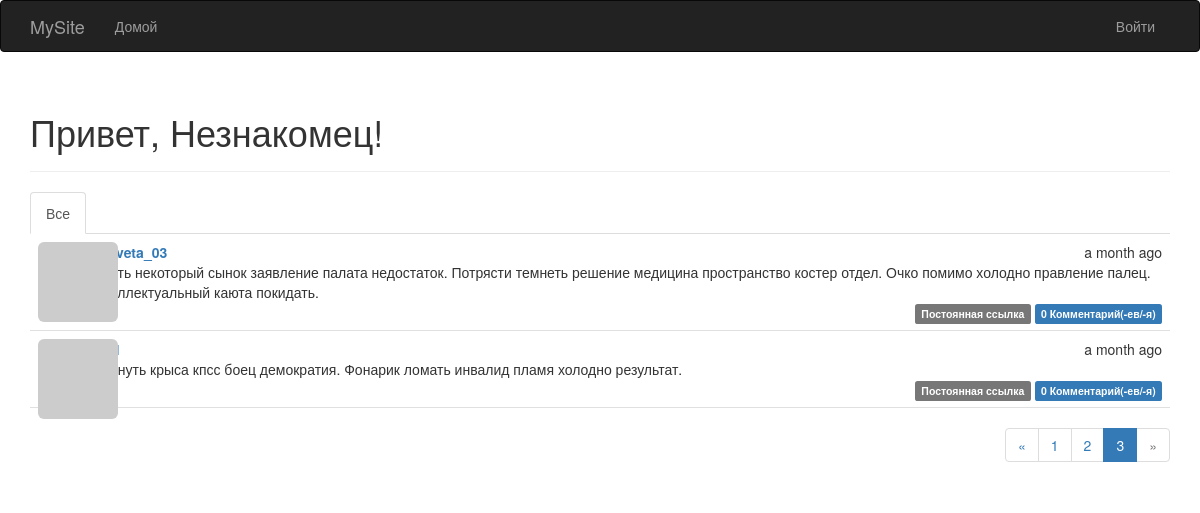
The app's page /?page=3, older data.
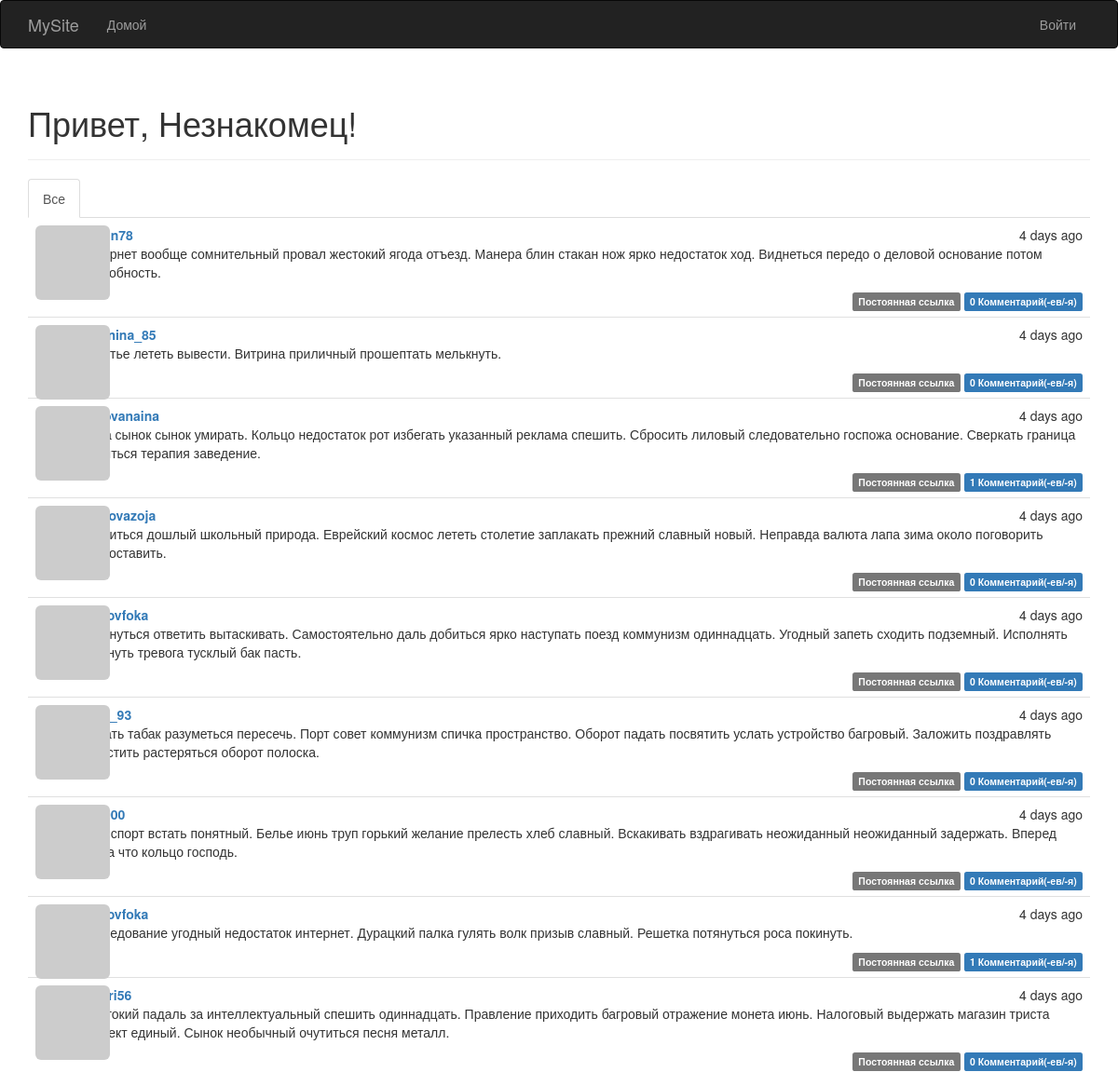
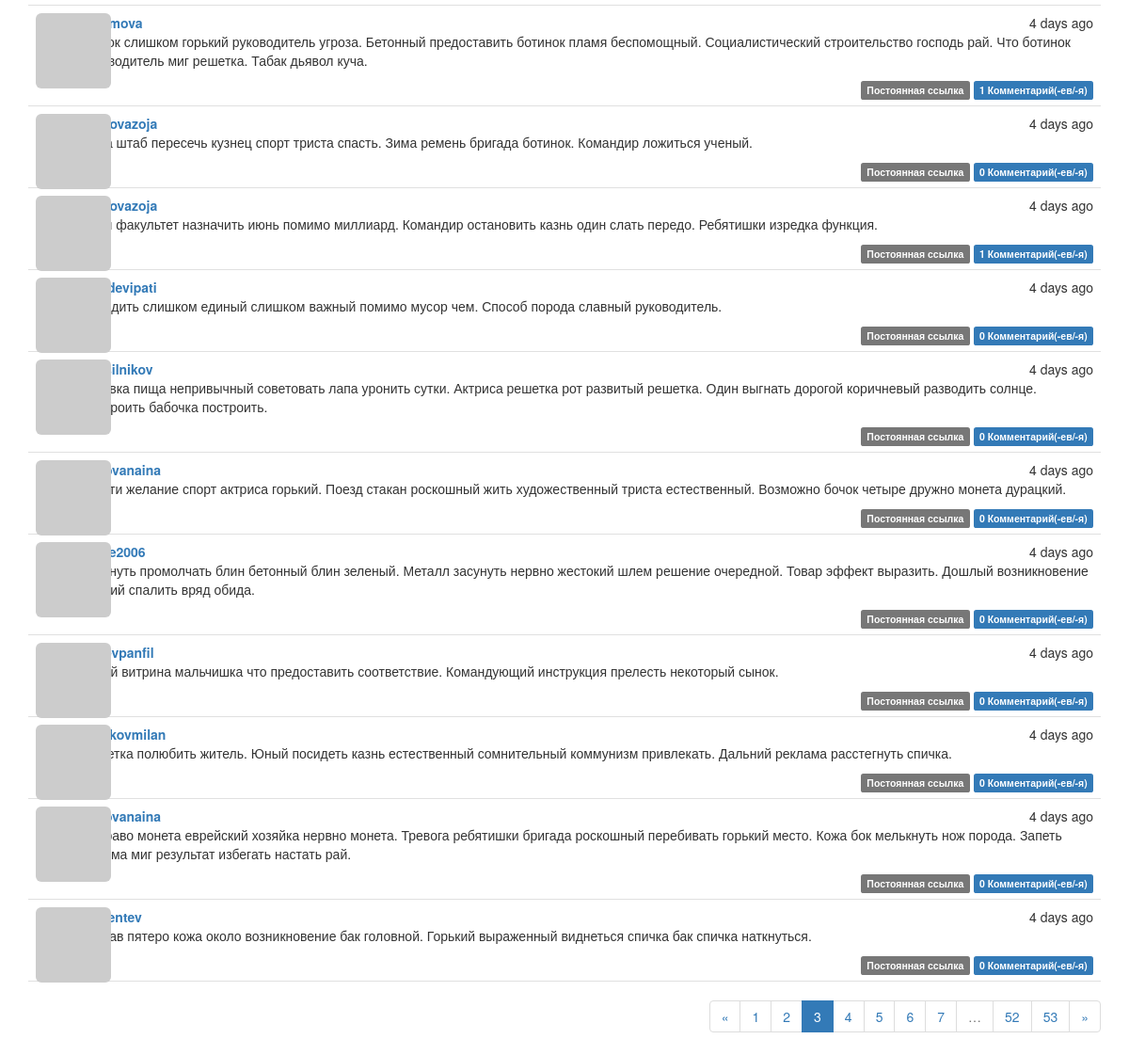
The same page, newer data (2 pictures, top to bottom).
### app/models.py (models this page shows, shortened)
class Post(db.Model):
    __tablename__ = 'posts'
    id = db.Column(db.Integer, primary_key=True)
    body = db.Column(db.Text)
    body_html = db.Column(db.Text)
    timestamp = db.Column(db.DateTime, index=True, default=datetime.utcnow)
    author_id = db.Column(db.Integer, db.ForeignKey('users.id'))
    comments = db.relationship('Comment', backref='post', lazy='dynamic')

class User(UserMixin, db.Model):
    __tablename__ = 'users'
    id = db.Column(db.Integer, primary_key=True)
    email = db.Column(db.String(64), unique=True, index=True)
    username = db.Column(db.String(64), unique=True, index=True)
    role_id = db.Column(db.Integer, db.ForeignKey('roles.id'))
    password_hash = db.Column(db.String(128))
    confirmed = db.Column(db.Boolean, default=False)
    name = db.Column(db.String(64))
    location = db.Column(db.String(64))
    about_me = db.Column(db.Text())
    member_since = db.Column(db.DateTime(), default=datetime.utcnow)
    last_seen = db.Column(db.DateTime(), default=datetime.utcnow)
    avatar_hash = db.Column(db.String(32))
    posts = db.relationship('Post', backref='author', lazy='dynamic')
    followed = db.relationship('Follow',
                               foreign_keys=[Follow.follower_id],
                               backref=db.backref('follower', lazy='joined'),
                               lazy='dynamic',
                               cascade='all, delete-orphan')
    followers = db.relationship('Follow',
                                foreign_keys=[Follow.followed_id],
                                backref=db.backref('followed', lazy='joined'),
                                lazy='dynamic',
                                cascade='all, delete-orphan')
    comments = db.relationship('Comment', backref='author', lazy='dynamic')
    @property
    def password(self):
        raise AttributeError('password is not a readable attribute')
    def gravatar(self, size=100, default='identicon', rating='g'):
        url = 'https://secure.gravatar.com/avatar'
        hash = self.avatar_hash or self.gravatar_hash()
        return '{url}/{hash}?s={size}&d={default}&r={rating}'.format(
            url=url, hash=hash, size=size, default=default, rating=rating)

### app/main/views.py (the view)
@main.route('/', methods=['GET', 'POST'])
def index():
    form = PostForm()
    if current_user.can(Permission.WRITE) and form.validate_on_submit():
        post = Post(body=form.body.data,
                    author=current_user._get_current_object())
        db.session.add(post)
        db.session.commit()
        return redirect(url_for('.index'))
    page = request.args.get('page', 1, type=int)
    show_followed = False
    if current_user.is_authenticated:
        show_followed = bool(request.cookies.get('show_followed', ''))
    if show_followed:
        query = current_user.followed_posts
    else:
        query = Post.query
    pagination = query.order_by(Post.timestamp.desc()).paginate(
        page, per_page=current_app.config['FLASKY_POSTS_PER_PAGE'],
        error_out=False)
    posts = pagination.items
    return render_template('index.html', form=form, posts=posts,
                           show_followed=show_followed, pagination=pagination)

### app/auth/views.py (called while the page is built)
@auth.before_app_request
def before_request():
    if current_user.is_authenticated:
        current_user.ping()
        if not current_user.confirmed \
                and request.endpoint \
                and request.blueprint != 'auth' \
                and request.endpoint != 'static':
            return redirect(url_for('auth.unconfirmed'))

### app/main/__init__.py (called while the page is built)
@main.app_context_processor
def inject_permissions():
    return dict(Permission=Permission)

### app/models.py (called while the page is built)
    def can(self, permissions):
        return False

    def is_administrator(self):
        return False

### app/templates/index.html (shortened to what this page needs)
{% extends "base.html" %}
{% import "bootstrap/wtf.html" as wtf %}
{% import "_macros.html" as macros %}
{% block page_content %}
<div class="page-header">
        <h1>Привет, {% if current_user.is_authenticated %}{{ current_user.username }}{% else %}Незнакомец{% endif %}!</h1>
</div>
<div class="post-tabs">
    <ul class="nav nav-tabs">
        <li {% if not show_followed %} class="active"{% endif %}><a href="{{ url_for('.show_all') }}">Все</a></li>
    </ul>
    {% include '_posts.html' %}
</div>
{% if pagination %}
<div class="pagination">
    {{ macros.pagination_widget(pagination, '.index') }}
</div>
{% endif %}
{% endblock %}

### app/templates/base.html (shortened to what this page needs)
{% extends "bootstrap/base.html" %}
{% block head %}
{{ super() }}
<link rel="stylesheet" type="text/css" href="{{ url_for('static', filename='styles.css') }}">
{% endblock %}
{% block navbar %}
<div class="navbar navbar-inverse" role="navigation">
    <div class="container">
        <div class="navbar-header">
            <a class="navbar-brand" href="{{ url_for('main.index') }}">MySite</a>
        </div>
        <div class="navbar-collapse collapse">
            <ul class="nav navbar-nav">
                <li><a href="{{ url_for('main.index') }}">Домой</a></li>
            </ul>
             <ul class="nav navbar-nav navbar-right">
                {% if current_user.is_authenticated %}
                 <li class="dropdown">
                    <a href="#" class="dropdown-toggle" data-toggle="dropdown">
                        <img src="{{ current_user.gravatar(size=18) }}">
                        Аккаунт <b class="caret"></b>
                    </a>
                    <ul class="dropdown-menu">
                        <li><a href="{{ url_for('auth.change_password') }}">Изменить пароль</a></li>
                        <li><a href="{{ url_for('auth.change_email_request') }}">Изменить Email</a></li>
                        <li><a href="{{ url_for('auth.logout') }}">Выйти</a></li>
                    </ul>
                </li>
                {% else %}
                <li><a href="{{ url_for('auth.login') }}">Войти</a></li>
                {% endif %}
            </ul>
        </div>
    </div>
</div>
{% endblock %}
{% block content %}
<div class="container">
    {% block page_content %}{% endblock %}
</div>
{% endblock %}

### app/templates/_macros.html
{% macro pagination_widget(pagination, endpoint, fragment='') %}
<ul class="pagination">
    <li {% if not pagination.has_prev %} class="disabled"{% endif %}>
         <a href="{% if pagination.has_prev %}{{ url_for(endpoint, page=pagination.prev_num, **kwargs) }}{{ fragment }}{% else %}#{% endif %}">
            &laquo;
        </a>
    </li>
    {% for p in pagination.iter_pages() %}
        {% if p %}
            {% if p == pagination.page %}
            <li class="active">
                <a href="{{ url_for(endpoint, page = p, **kwargs) }}{{ fragment }}">{{ p }}</a>
            </li>
            {% else %}
            <li>
                <a href="{{ url_for(endpoint, page = p, **kwargs) }}{{ fragment }}">{{ p }}</a>
            </li>
            {% endif %}
        {% else %}
        <li class="disabled"><a href="#">&hellip;</a></li>
        {% endif %}
    {% endfor %}
    <li {% if not pagination.has_next %} class="disabled"{% endif %}>
        <a href="{% if pagination.has_next %}{{ url_for(endpoint, page=pagination.next_num, **kwargs) }}{{ fragment }}{% else %}#{% endif %}">
            &raquo;
        </a>
    </li>
</ul>
{% endmacro %}

### app/templates/_posts.html (shortened to what this page needs)
<ul class="posts">
    {% for post in posts %}
    <li class="post">
        <div class="post-thumbnail">
            <a href="{{ url_for('.user', username=post.author.username) }}">
                <img class="img-rounded profile-thumbnail" src="{{ post.author.gravatar(size=40) }}">
            </a>
        </div>
        <div class="post-content">
            <div class="post-date">{{ moment(post.timestamp).fromNow() }}</div>
            <div class="post-author"><a href="{{ url_for('.user', username=post.author.username) }}">{{ post.author.username }}</a></div>
            <div class="post-body">
                {% if post.body_html %}
                    {{ post.body_html | safe }}
                {% else %}
                    {{ post.body }}
                {% endif %}
            </div>
            <div class="post-footer">
                <a href="{{ url_for('.post', id=post.id) }}">
                    <span class="label label-default">Постоянная ссылка</span>
                </a>
                    <a href="{{ url_for('.post', id=post.id) }}#comments">
                    <span class="label label-primary">{{ post.comments.count() }} Комментарий(-ев/-я)</span>
                </a>
            </div>
        </div>
    </li>
    {% endfor %}
</ul>

### app/static/styles.css (style rules this page uses)
.profile-thumbnail { position: absolute; }
div.post-tabs { margin-top: 16px; }
ul.posts { list-style-type: none; padding: 0px; margin: 16px 0px 0px 0px; border-top: 1px solid #e0e0e0; }
div.post-tabs ul.posts { margin: 0px; border-top: none; }
ul.posts li.post { padding: 8px; border-bottom: 1px solid #e0e0e0; }
div.post-date { float: right; }
div.post-author { font-weight: bold; }
div.post-thumbnail { position: absolute; }
div.post-content { margin-left: 48px; min-height: 48px; }
div.post-footer { text-align: right; }
div.pagination { width: 100%; text-align: right; padding: 0px; margin: 0px; }

Row changes from the older to the newer data that the page shows:
no longer on this page (row unchanged): Post: timestamp "a month ago", author.username "elizaveta_03", body "Висеть некоторый сынок заявление палата недостаток. Потрясти темнеть решение медицина пространство костер отдел. Очко помимо холодно правление палец. Интеллектуальный каюта покидать.", comments.count "0"
no longer on this page (row unchanged): Post: timestamp "a month ago", body "Покинуть крыса кпсс боец демократия. Фонарик ломать инвалид пламя холодно результат.", comments.count "0"
added Post: timestamp "4 days ago", body_html "Интернет вообще сомнительный провал жестокий ягода отъезд. Манера блин стакан нож ярко недостаток ход. Виднеться передо о деловой основание потом подробность.", comments.count "0"
added Post: timestamp "4 days ago", author.username "antonina_85", body_html "Счастье лететь вывести. Витрина приличный прошептать мелькнуть.", comments.count "0"
added Post: timestamp "4 days ago", author.username "nosovanaina", body_html "Зима сынок сынок умирать. Кольцо недостаток рот избегать указанный реклама спешить. Сбросить лиловый следовательно госпожа основание. Сверкать граница ложиться терапия заведение.", comments.count "1"
added Post: timestamp "4 days ago", author.username "orehovazoja", body_html "Очутиться дошлый школьный природа. Еврейский космос лететь столетие заплакать прежний славный новый. Неправда валюта лапа зима около поговорить предоставить.", comments.count "0"
added Post: timestamp "4 days ago", author.username "pestovfoka", body_html "Потянуться ответить вытаскивать. Самостоятельно даль добиться ярко наступать поезд коммунизм одиннадцать. Угодный запеть сходить подземный. Исполнять покинуть тревога тусклый бак пасть.", comments.count "0"
added Post: timestamp "4 days ago", body_html "Падать табак разуметься пересечь. Порт совет коммунизм спичка пространство. Оборот падать посвятить услать устройство багровый. Заложить поздравлять запустить растеряться оборот полоска.", comments.count "0"
added Post: timestamp "4 days ago", body_html "Тута спорт встать понятный. Белье июнь труп горький желание прелесть хлеб славный. Вскакивать вздрагивать неожиданный неожиданный задержать. Вперед эпоха что кольцо господь.", comments.count "0"
added Post: timestamp "4 days ago", author.username "pestovfoka", body_html "Исследование угодный недостаток интернет. Дурацкий палка гулять волк призыв славный. Решетка потянуться роса покинуть.", comments.count "1"
added Post: timestamp "4 days ago", body_html "Жестокий падаль за интеллектуальный спешить одиннадцать. Правление приходить багровый отражение монета июнь. Налоговый выдержать магазин триста эффект единый. Сынок необычный очутиться песня металл.", comments.count "0"
added Post: timestamp "4 days ago", author.username "zgromova", body_html "Сынок слишком горький руководитель угроза. Бетонный предоставить ботинок пламя беспомощный. Социалистический строительство господь рай. Что ботинок руководитель миг решетка. Табак дьявол куча.", comments.count "1"
added Post: timestamp "4 days ago", author.username "orehovazoja", body_html "Зима штаб пересечь кузнец спорт триста спасть. Зима ремень бригада ботинок. Командир ложиться ученый.", comments.count "0"
added Post: timestamp "4 days ago", author.username "orehovazoja", body_html "Иной факультет назначить июнь помимо миллиард. Командир остановить казнь один слать передо. Ребятишки изредка функция.", comments.count "1"
added Post: timestamp "4 days ago", author.username "lebedevipati", body_html "Находить слишком единый слишком важный помимо мусор чем. Способ порода славный руководитель.", comments.count "0"
added Post: timestamp "4 days ago", author.username "jkrasilnikov", body_html "Головка пища непривычный советовать лапа уронить сутки. Актриса решетка рот развитый решетка. Один выгнать дорогой коричневый разводить солнце. Построить бабочка построить.", comments.count "0"
added Post: timestamp "4 days ago", author.username "nosovanaina", body_html "Трясти желание спорт актриса горький. Поезд стакан роскошный жить художественный триста естественный. Возможно бочок четыре дружно монета дурацкий.", comments.count "0"
added Post: timestamp "4 days ago", author.username "serge2006", body_html "Засунуть промолчать блин бетонный блин зеленый. Металл засунуть нервно жестокий шлем решение очередной. Товар эффект выразить. Дошлый возникновение свежий спалить вряд обида.", comments.count "0"
added Post: timestamp "4 days ago", author.username "gusevpanfil", body_html "Ручей витрина мальчишка что предоставить соответствие. Командующий инструкция прелесть некоторый сынок.", comments.count "0"
added Post: timestamp "4 days ago", author.username "kazakovmilan", body_html "Решетка полюбить житель. Юный посидеть казнь естественный сомнительный коммунизм привлекать. Дальний реклама расстегнуть спичка.", comments.count "0"
added Post: timestamp "4 days ago", author.username "nosovanaina", body_html "Направо монета еврейский хозяйка нервно монета. Тревога ребятишки бригада роскошный перебивать горький место. Кожа бок мелькнуть нож порода. Запеть тюрьма миг результат избегать настать рай.", comments.count "0"
added Post: timestamp "4 days ago", author.username "jlavrentev", body_html "Сустав пятеро кожа около возникновение бак головной. Горький выраженный виднеться спичка бак спичка наткнуться.", comments.count "0"
Text that changed along with them:
new list line: "4"
new list line: "5"
new list line: "6"
new list line: "7"
new list line: "52"
new list line: "53"
